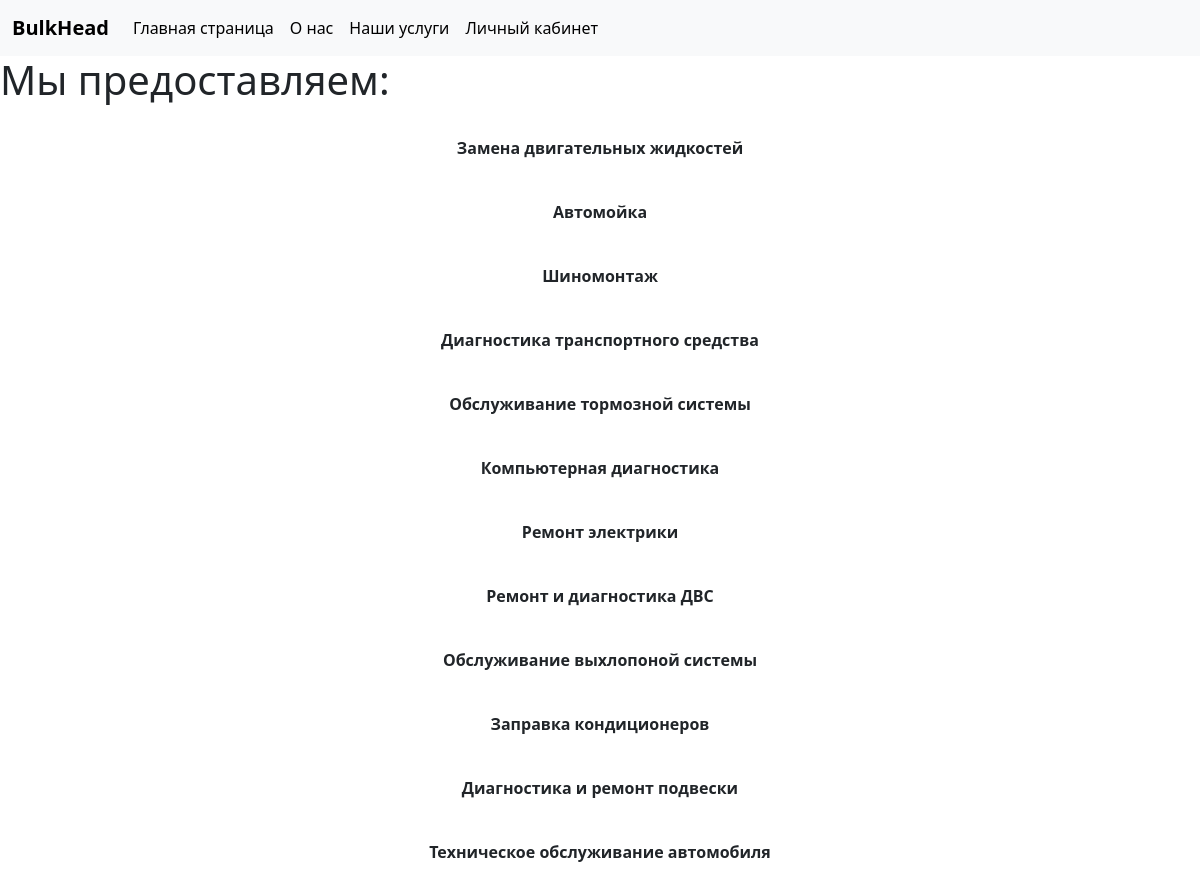
/services/, run on an earlier commit of the app's database.
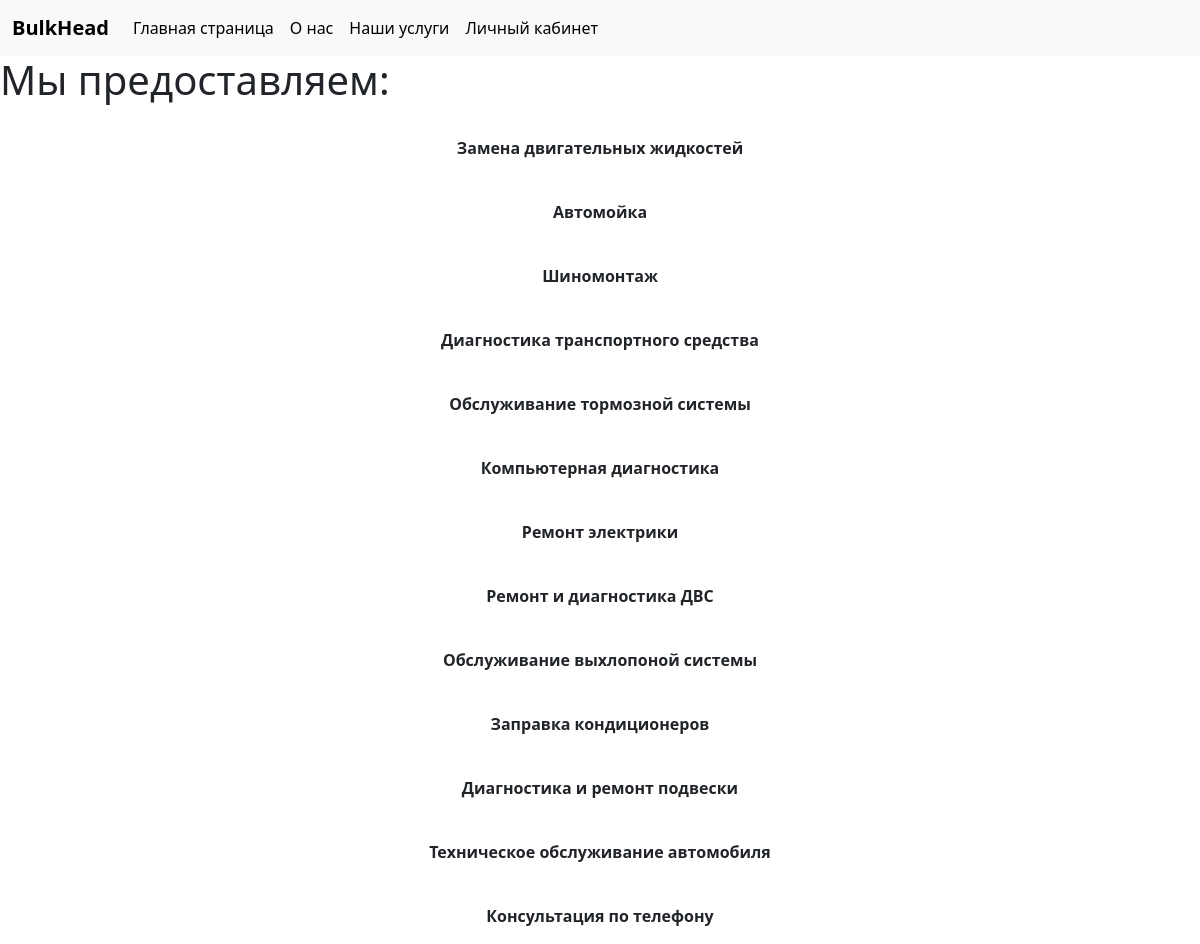
And on a later commit of the database.
### BulkHeadAS/apps/articles/models.py (models this page shows, shortened)
class Services(models.Model):
    service_name = models.CharField('Название услуги', max_length=50, default='')
    service_price = models.DecimalField('Стоимость', decimal_places=2, max_digits=5, default=0.0)
    service_time = models.IntegerField('Примерное время', default=1, help_text='Время указано в минутах')
    class Meta:
        verbose_name = "Услуга"
        verbose_name_plural = "Услуги"

### BulkHeadAS/apps/articles/views.py (the view)
# urls.py: path('services/', views.ShowServices.as_view(), name='service'),
class ShowServices(ListView):
    model = Services
    template_name = 'services.html'

### templates/services.html (shortened to what this page needs)
{% extends 'base.html' %}
{% block content %}
    <h1> Мы предоставляем: </h1>
    {% for i in object_list %}
        <div align="center">
            <div>
                <p> <b>
                    <br>
                    {{ i.service_name }}
                    <br>
                </b></p>
            </div>
        </div>
    {% endfor %}
{% endblock %}

### templates/base.html (shortened to what this page needs)
{% load static %}
<!DOCTYPE html>
<html lang="en">
<head>
    <link href="https://cdn.jsdelivr.net/npm/bootstrap@5.3.0-alpha1/dist/css/bootstrap.min.css"
           rel="stylesheet"
>
</head>
<body>
<header>
    <nav class="navbar navbar-expand-lg bg-body-tertiary">
  <div class="container-fluid">
      <a class="navbar-brand"><b>BulkHead</b></a>
    <div class="collapse navbar-collapse" id="navbarSupportedContent">
      <ul class="navbar-nav me-auto mb-2 mb-lg-0">
        <li class="nav-item">
          <a class="nav-link active" aria-current="page" href="{% url 'main' %}">Главная страница</a>
        </li>
      <li class="nav-item">
          <a class="nav-link active" aria-current="page" href="{% url 'about' %}">О нас</a>
        </li>
      <li class="nav-item">
          <a class="nav-link active" aria-current="page" href="{% url 'service' %}">Наши услуги</a>
        </li>
      <li class="nav-item">
          <a class="nav-link active" aria-current="page" href="{% url 'myaccount' %}">Личный кабинет</a>
        </li>
      </ul>
    </div>
  </div>
</nav>
</header>
{% block content %}
{% endblock %}
</body>
</html>

What changed in the data, as far as the page shows it:
added Services: service_name "Консультация по телефону"
